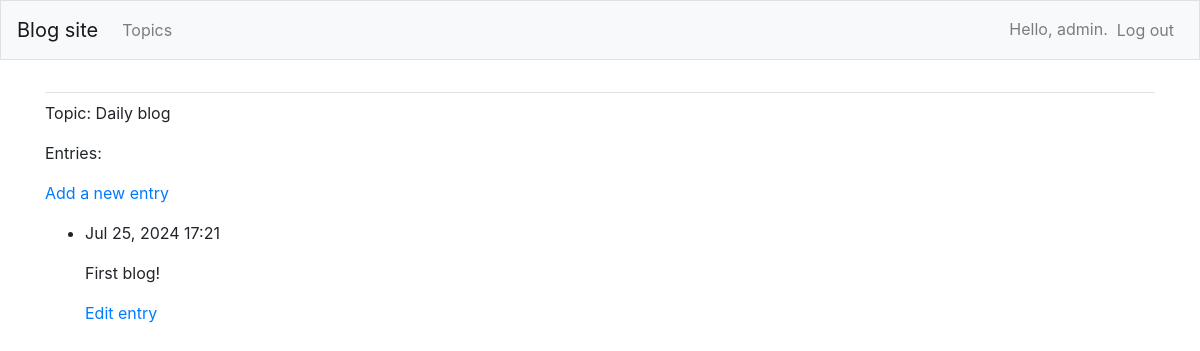
Before: /topic/1/ (signed in) with the older database file.
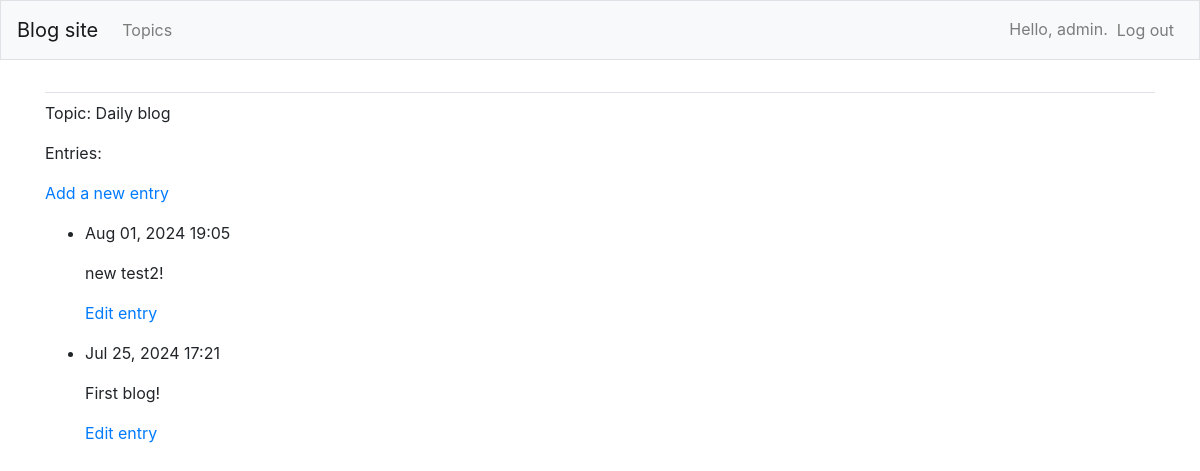
After: the same page with the newer database file.
### blog_site/models.py (models this page shows, shortened)
class Topic(models.Model):
    text = models.CharField(max_length=200)
    date_added = models.DateTimeField(auto_now_add=True)
    owner = models.ForeignKey(User, on_delete=models.CASCADE)
    def __str__(self):
        return self.text

class Entry(models.Model):
    topic = models.ForeignKey(Topic, on_delete=models.CASCADE)
    text = models.TextField()
    date_added = models.DateTimeField(auto_now_add=True)
    class Meta:
        verbose_name_plural = 'entries'

### blog_site/views.py (the view)
# urls.py: path('topic/<int:topic_id>/', views.topic, name='topic'),
@login_required
def topic(request, topic_id):
    topic = Topic.objects.get(id=topic_id)
    if topic.owner != request.user:
        raise Http404
    entries = topic.entry_set.order_by('-date_added')
    context = {'topic':topic, 'entries':entries}
    return render(request, 'blog_site/topic.html', context)

### blog_site/templates/blog_site/topic.html
{% extends "blog_site/base.html" %}
{% block content%}
    <p>Topic: {{ topic }}</p>
    <p>Entries:</p>
    <p>
        <a href="{% url 'blog_site:new_entry' topic.id %}">Add a new entry</a>
    </p>
    <ul>
        {% for entry in entries %}
            <li>
                <p>{{ entry.date_added | date:' M d, Y H:i'}}</p>
                <p>{{ entry.text | linebreaks}}</p>
                <p>
                    <a href= "{% url 'blog_site:edit_entry' entry.id %}">Edit entry</a>
                </p>
            </li>
        {% empty %}
            <li>There are no entries for this topic yet</li>
        {% endfor %}
    </ul>
{% endblock content %}

### blog_site/templates/blog_site/base.html (shortened to what this page needs)
{% load bootstrap4 %}
<!doctype html>
<html lang="en">
    <head>
        {% bootstrap_css %}
    </head>
    <body>
        <nav class="navbar navbar-expand-md navbar-light bg-light mb-4 border">
            <a class = "navbar-brand" href="{% url 'blog_site:index' %}">Blog site</a>
            <div class = "collapse navbar-collapse" id="navbarCollapse">
                <ul class="navbar-nav mr-auto">
                    <li class="nav-item">
                        <a class="nav-link" href="{% url 'blog_site:topics' %}">Topics</a>
                    </li>
                </ul>
                <ul class ="navbar-nav ml-auto">
                    {% if user.is_authenticated %}
                        <li class="nav-item">
                            <span class="navbar-text">Hello, {{ user.username }}.</span>
                        </li>
                        <li class="nav-item">
                            <form method="POST" action="{% url 'users:logout' %}">
                                <button type="submit" class="btn btn-link nav-link">Log out</button>
                            </form>
                        </li>
                    {% endif %}
                </ul>
            </div>
        </nav>
        <main role="main" class="container">
            <div class="pb-2 mb-2 border-bottom">
            </div>
            <div>
                {% block content %}{% endblock content %}
            </div>
        </main>
    </body>
</html>

Changed rows visible on the page:
added Entry: date_added "Aug 01, 2024 19:05", text "new test2!"
